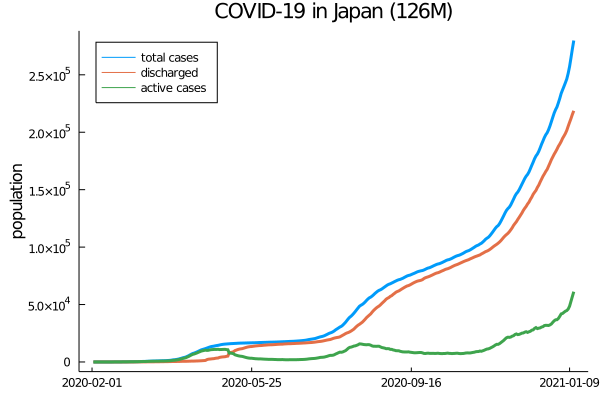

Recreate this plot in Julia.
# data_mhlw.jl
#######################

# Load packages. 
using Plots, CSV, Dates, HTTP, DataFrames

# Download data from the MHLW web site. 
download("https://www.mhlw.go.jp/content/pcr_positive_daily.csv","pcr_positive_daily.csv");
download("https://www.mhlw.go.jp/content/recovery_total.csv","recovery_total.csv");

# Shape up the data.
# N: the number of days 
# A[n]: total cases on the n-th day
# B[n]: the number of total discharged individuals on the n-the day
# C[n]=A[n]-B[n]: active cases and deaths  
Acsv=DataFrame(CSV.File("pcr_positive_daily.csv", header=false, delim=','));
Bcsv=DataFrame(CSV.File("recovery_total.csv", header=false, delim=','));
(pa,qa)=size(Acsv);
AA=parse.(Float64,Acsv[2:pa,2]);
(pb,qb)=size(Bcsv);
BB=parse.(Float64,Bcsv[2:pb,2]);
aa=length(AA);
bb=length(BB);
N=aa-16;
A=zeros(N);
B=zeros(N);
A17=zeros(17);
A17[1]=AA[1];
for l=2:17
    A17[l]=AA[l]+A17[l-1];
end
A[1]=A17[17];
for k=2:N
    A[k]=AA[16+k]+A[k-1];
end
for k=1:N
    B[k]=BB[k+3];
end
C=A-B;

# Plot the data
# d0: the initial date
# d0+Day(N-1): the date of update.
d0=Date(2020,2,1);
l0=string(d0);
l1=string(d0+Day(Int(floor((N-1)/3))));
l2=string(d0+Day(Int(floor(2*(N-1)/3))));
l3=string(d0+Day(N-1));
plot([A B C], 
    grid=false,
    linewidth=3, 
    title="COVID-19 in Japan (126M)", 
    xlabel="",
    yaxis="population",
    label=["total cases" "discharged" "active cases"], 
    legend = :topleft)
plot!(xticks = ([0 floor((N-1)/3)  floor(2*(N-1)/3) N-3;], [l0 l1 l2 l3]))
savefig("data_mhlw.png") 